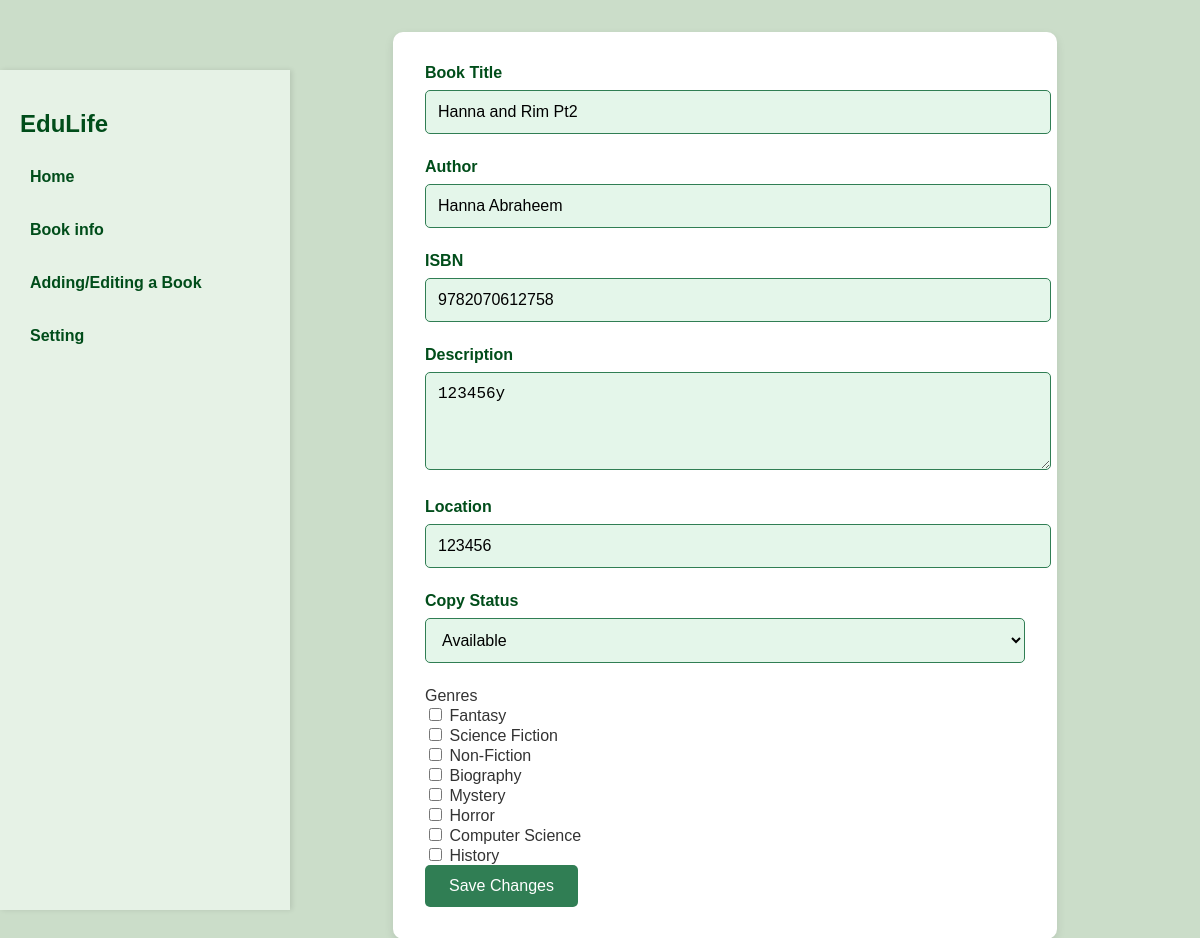
The app's page /edit_book/1 with its own data.
### app.py (models this page shows)
class Book(db.Model):
    __tablename__ = 'book'
    id = db.Column(db.Integer, primary_key=True)
    title = db.Column(db.String(255), nullable=False)
    author = db.Column(db.String(255), nullable=False)
    description = db.Column(db.Text)
    isbn = db.Column(db.String(13), nullable=False)
    location = db.Column(db.String(255))
    copy_status = db.Column(db.String(50))
    borrowed_by = db.Column(
    db.Integer,
    db.ForeignKey('user.id', name='fk_book_borrowed_by'),
    nullable=True
    )
    returned = db.Column(db.Boolean, default=False)
    borrowed_user = db.relationship('User', backref='borrowed_books', foreign_keys=[borrowed_by])
    genres = db.relationship('Genre', secondary='book_genre', back_populates='books')

class Genre(db.Model):
    __tablename__ = 'genre'
    id = db.Column(db.Integer, primary_key=True)
    name = db.Column(db.String(50), unique=True, nullable=False)
    books = db.relationship('Book', secondary='book_genre', back_populates='genres')

### app.py (the view, shortened to what this page needs)
@app.route('/edit_book/<int:book_id>', methods=['GET', 'POST'])
def edit_book(book_id):
    book = Book.query.get(book_id)  # Get the book object
    if not book:
        return "Book not found", 404
    genres = Genre.query.all()
    book_genres = [genre.id for genre in book.genres]
    return render_template('admin/admin-edit.html', book=book, genres=genres, book_genres=book_genres)

### templates/admin/admin-edit.html (shortened to what this page needs)
<!DOCTYPE html>
<html lang="en">
<head>
    <link rel="stylesheet" href="{{ url_for('static', filename='css/admin-add.css') }}">
</head>
<body>
    <div class="container">
        <aside class="sidebar">
            <div class="logo">
                <h1>EduLife</h1>
            </div>
            <nav class="menu">
                <ul>
                    <li><a href="{{ url_for('Admin_home') }}">Home</a></li>
                    <li><a href="#">Book info</a></li>
                    <li><a href="{{ url_for('add_book') }}">Adding/Editing a Book</a></li>
                    <li><a href="#">Setting</a></li>
                </ul>
            </nav>
        </aside>
        <main>
            <section class="form-section">
                <form action="{{ url_for('edit_book', book_id=book.id) }}" method="POST">
                    <div class="form-item">
                        <label for="title">Book Title</label>
                        <input type="text" id="title" name="title" value="{{ book.title }}" placeholder="Enter book title" required>
                    </div>
                    <div class="form-item">
                        <label for="author">Author</label>
                        <input type="text" id="author" name="author" value="{{ book.author }}" placeholder="Enter author name" required>
                    </div>
                    <div class="form-item">
                        <label for="isbn">ISBN</label>
                        <input type="text" id="isbn" name="isbn" value="{{ book.isbn }}" placeholder="Enter ISBN number" required>
                    </div>
                    <div class="form-item">
                        <label for="description">Description</label>
                        <textarea id="description" name="description" rows="4" placeholder="Enter book description">{{ book.description }}</textarea>
                    </div>
                    <div class="form-item">
                        <label for="location">Location</label>
                        <input type="text" id="location" name="location" value="{{ book.location }}" placeholder="Enter book location">
                    </div>
                    <div class="form-item">
                        <label for="copy_status">Copy Status</label>
                        <select id="copy_status" name="copy_status" required>
                            <option value="available" {% if book.copy_status == 'available' %}selected{% endif %}>Available</option>
                        </select>
                    </div>
                    <div class="form-group">
                        <label for="genres">Genres</label>
                        <div>
                            {% for genre in genres %}
                                <div class="checkbox-item">
                                    <input type="checkbox" id="genre_{{ genre.id }}" name="genres[]" value="{{ genre.id }}"
                                        {% if genre.id in book_genres %}checked{% endif %}>
                                    <label for="genre_{{ genre.id }}">{{ genre.name }}</label>
                                </div>
                            {% endfor %}
                        </div>
                    </div>
                    <button class="submit-btn" type="submit">Save Changes</button>
                </form>
            </section>
        </main>
    </div>
</body>
</html>

### static/css/admin-add.css (style rules this page uses)
body { font-family: 'Inria Sans', sans-serif; margin: 0; padding: 0; background-color: #CBDDC9; color: #333; height: 100%; }
.sidebar { width: 250px; background-color: #e6f2e6; padding: 20px; box-shadow: 2px 0 5px rgba(0, 0, 0, 0.1); position: fixed; height: 100vh; top: 70px; }
.sidebar .logo h1 { font-size: 1.5rem; color: #004d1a; margin-bottom: 20px; }
.sidebar .menu ul { list-style: none; padding: 0; margin: 0; }
.sidebar .menu ul li { margin: 15px 0; }
.sidebar .menu ul li a { text-decoration: none; color: #004d1a; font-size: 1rem; font-weight: bold; padding: 10px; border-radius: 5px; display: block; transition: background-color 0.3s ease; }
main { display: flex; justify-content: center; align-items: center; min-height: 100vh; margin-left: 250px; padding: 2rem; }
.form-section { background-color: #fff; padding: 2rem; border-radius: 10px; box-shadow: 0 4px 10px rgba(0, 0, 0, 0.1); width: 100%; max-width: 600px; margin: auto; }
.form-item { margin-bottom: 1.5rem; }
.form-item label { display: block; margin-bottom: 0.5rem; font-weight: bold; color: #004d1a; }
.form-item input, .form-item textarea, .form-item select { width: 100%; padding: 0.75rem; border: 1px solid #307E54; border-radius: 5px; background-color: #E4F6EA; font-size: 1rem; }
.submit-btn { background-color: #307E54; color: white; padding: 0.75rem 1.5rem; border: none; border-radius: 5px; cursor: pointer; font-size: 1rem; }

### records on screen
Book: title "Hanna and Rim Pt2", author "Hanna Abraheem", isbn "9782070612758", description "123456y", location "123456", copy_status "Available"
Genre: name "Fantasy"
Genre: name "Science Fiction"
Genre: name "Non-Fiction"
Genre: name "Biography"
Genre: name "Mystery"
Genre: name "Horror"
Genre: name "Computer Science"
Genre: name "History"
